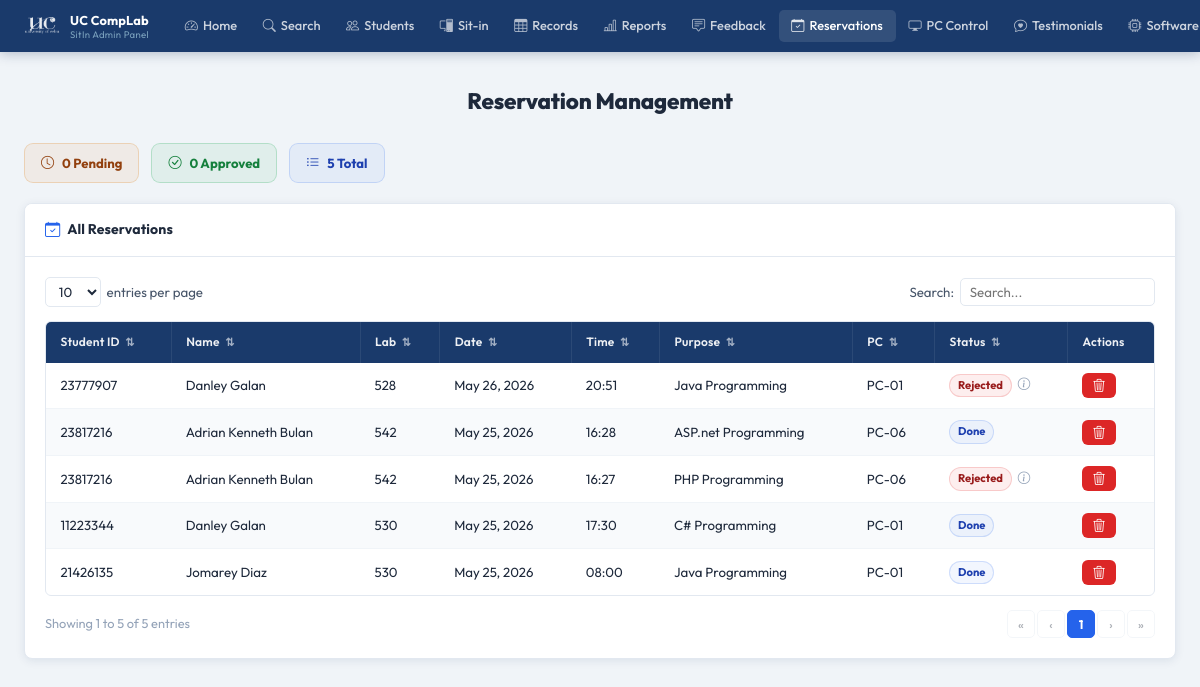
The app's page /pages/admin/reservation.php (signed in) with its own data.
### tables this page shows
CREATE TABLE reservations (
            id         INTEGER PRIMARY KEY AUTOINCREMENT,
            user_id    INTEGER NOT NULL,
            lab_room   TEXT    NOT NULL,
            date       TEXT    NOT NULL,
            time_slot  TEXT    NOT NULL,
            purpose    TEXT,
            status     TEXT    DEFAULT 'pending',
            created_at DATETIME DEFAULT CURRENT_TIMESTAMP, pc_number INTEGER, reject_note TEXT, disabled_by_student INTEGER DEFAULT 0,
            FOREIGN KEY (user_id) REFERENCES users(id) ON DELETE CASCADE
        );

CREATE TABLE users (
            id                 INTEGER PRIMARY KEY AUTOINCREMENT,
            first_name         TEXT    NOT NULL,
            last_name          TEXT    NOT NULL,
            middle_name        TEXT,
            student_id         TEXT    UNIQUE NOT NULL,
            course             TEXT    NOT NULL,
            course_level       INTEGER NOT NULL,
            email              TEXT    UNIQUE NOT NULL,
            address            TEXT    NOT NULL,
            password           TEXT    NOT NULL,
            remaining_sessions INTEGER DEFAULT 30,
            created_at         DATETIME DEFAULT CURRENT_TIMESTAMP
        , profile_picture TEXT, points INTEGER DEFAULT 0);

### pages/admin/reservation.php (the view, shortened to what this page needs)
<?php
$base = '../../';
$db = getDB();
$reservations = $db->query("
    SELECT r.*, u.student_id,
           u.first_name||' '||u.last_name AS full_name,
           u.remaining_sessions
    FROM reservations r
    JOIN users u ON u.id = r.user_id
    WHERE r.disabled_by_student = 0
    ORDER BY r.created_at DESC
")->fetchAll();
$today = date('Y-m-d');
foreach ($reservations as &$r) {
    if (in_array($r['status'], ['pending','approved']) && $r['date'] < $today) {
        $r['display_status'] = 'expired';
    } else {
        $r['display_status'] = $r['status'];
    }
}
$pendingCount  = count(array_filter($reservations, fn($r) => $r['status'] === 'pending'));
$approvedCount = count(array_filter($reservations, fn($r) => $r['status'] === 'approved'));
?>
<!DOCTYPE html>
<html lang="en">
<head>
  <link rel="stylesheet" href="<?= $base ?>assets/css/admin.css?v=<?= filemtime(__DIR__ . '/../../assets/css/admin.css') ?>"/>
  <link rel="stylesheet" href="https://cdn.jsdelivr.net/npm/bootstrap-icons@1.11.3/font/bootstrap-icons.css"/>
</head>
<body>
<?php require_once __DIR__ . '/../../includes/admin-navbar.php'; ?>
<div class="admin-page">
  <div class="admin-inner">
    <h1 class="a-page-title">Reservation Management</h1>
    <div class="res-stat-strip">
      <div class="res-stat-chip rsc-pending">
        <i class="bi bi-clock"></i> <?= $pendingCount ?> Pending
      </div>
      <div class="res-stat-chip rsc-approved">
        <i class="bi bi-check-circle"></i> <?= $approvedCount ?> Approved
      </div>
      <div class="res-stat-chip rsc-total">
        <i class="bi bi-list-ul"></i> <?= count($reservations) ?> Total
      </div>
    </div>
    <div class="a-card">
      <div class="a-card-header">
        <i class="bi bi-calendar-check"></i> All Reservations
      </div>
      <div class="a-card-body">
        <div class="a-table-controls">
          <div class="a-entries-wrap">
            <select id="resSelect" class="a-entries-select">
              <option>10</option><option>25</option><option>50</option>
            </select>
            <span>entries per page</span>
          </div>
          <div class="a-search-wrap">
            <label>Search:</label>
            <input type="text" id="resSearch" class="a-search-box" placeholder="Search..."/>
          </div>
        </div>
        <div class="a-table-wrap">
          <table class="a-table" id="resTable">
            <thead>
              <tr>
                <th class="a-sortable" data-col="0">Student ID <span class="a-sort-icon">⇅</span></th>
                <th class="a-sortable" data-col="1">Name <span class="a-sort-icon">⇅</span></th>
                <th class="a-sortable" data-col="2">Lab <span class="a-sort-icon">⇅</span></th>
                <th class="a-sortable" data-col="3">Date <span class="a-sort-icon">⇅</span></th>
                <th class="a-sortable" data-col="4">Time <span class="a-sort-icon">⇅</span></th>
                <th class="a-sortable" data-col="5">Purpose <span class="a-sort-icon">⇅</span></th>
                <th class="a-sortable" data-col="6">PC <span class="a-sort-icon">⇅</span></th>
                <th class="a-sortable" data-col="7">Status <span class="a-sort-icon">⇅</span></th>
                <th>Actions</th>
              </tr>
            </thead>
            <tbody id="resBody">
              <?php if (empty($reservations)): ?>
                <tr class="a-table-empty"><td colspan="9">No reservations yet.</td></tr>
              <?php else: ?>
                <?php foreach ($reservations as $r): ?>
                  <tr class="a-data-row">
                    <td><?= htmlspecialchars($r['student_id']) ?></td>
                    <td><?= htmlspecialchars($r['full_name']) ?></td>
                    <td><?= htmlspecialchars($r['lab_room']) ?></td>
                    <td><?= date('M j, Y', strtotime($r['date'])) ?></td>
                    <td><?= htmlspecialchars($r['time_slot']) ?></td>
                    <td><?= htmlspecialchars($r['purpose'] ?? '—') ?></td>
                    <td><?= $r['pc_number'] ? 'PC-'.str_pad($r['pc_number'],2,'0',STR_PAD_LEFT) : '—' ?></td>
                    <td>
                      <span class="a-badge badge-<?= $r['display_status'] ?>">
                        <?= ucfirst($r['display_status']) ?>
                      </span>
                      <?php if ($r['reject_note'] && $r['status'] === 'rejected'): ?>
                        <span title="Reason: <?= htmlspecialchars($r['reject_note']) ?>" style="cursor:help;margin-left:3px;color:#94a3b8;font-size:0.78rem;">
                          <i class="bi bi-info-circle"></i>
                        </span>
                      <?php endif; ?>
                    </td>
                    <td>
                      <div class="res-actions">
                        <form method="POST" style="display:inline;"
                              onsubmit="return confirm('Delete this reservation?')">
                          <button type="submit" class="a-btn a-btn-red a-btn-sm" title="Delete">
                            <i class="bi bi-trash3"></i>
                          </button>
                        </form>
                      </div>
                    </td>
                  </tr>
                <?php endforeach; ?>
              <?php endif; ?>
            </tbody>
          </table>
        </div>
        <div class="a-table-footer">
          <div class="a-table-info" id="resInfo"></div>
          <div class="a-pagination"  id="resPag"></div>
        </div>
      </div>
    </div>
  </div>
</div>
</body>
</html>

### assets/css/admin.css (style rules this page uses)
:root { --a-navy: #1a3a6b; --a-blue: #1e4da1; --a-mid: #2563EB; --a-light: #dbeafe; --a-white: #ffffff; --a-gray50: #f8fafc; --a-gray100: #f0f4f8; --a-gray200: #e2e8f0; --a-gray400: #94a3b8; --a-gray600: #475569; --a-navy900: #0d1b2e; --a-green: #16a34a; --a-red: #dc2626; --a-yellow: #d97706; --font: 'Outfit', sans-serif; --radius: 8px; --shadow-xs: 0 1px 3px rgba(15,40,84,0.07); --shadow: 0 2px 10px rgba(15,40,84,0.09); }
*, *::before, *::after { box-sizing: border-box; margin: 0; padding: 0; }
body { font-family: var(--font); background: #f0f4f8; color: #1e293b; line-height: 1.55; -webkit-font-smoothing: antialiased; }
.admin-page { padding-top: 52px; min-height: 100vh; }
.admin-inner { max-width: 1280px; margin: 0 auto; padding: 2rem 1.5rem; }
.a-page-title { font-size: 1.4rem; font-weight: 800; color: #1e293b; text-align: center; margin-bottom: 1.5rem; letter-spacing: -0.2px; }
.a-card { background: var(--a-white); border-radius: var(--radius); box-shadow: var(--shadow); border: 1px solid var(--a-gray200); overflow: hidden; }
.a-card-header { background: var(--a-white); color: #1e293b; padding: 0.9rem 1.25rem; font-size: 0.875rem; font-weight: 700; display: flex; align-items: center; gap: 7px; border-bottom: 1px solid var(--a-gray200); letter-spacing: 0.1px; }
.a-card-header i { color: var(--a-mid); font-size: 0.95rem; flex-shrink: 0; }
.a-card-body { padding: 1.25rem; }
.a-btn { display: inline-flex; align-items: center; gap: 5px; padding: 0.42rem 1rem; border: none; border-radius: 6px; font-family: var(--font); font-size: 0.80rem; font-weight: 600; cursor: pointer; transition: all 0.16s; white-space: nowrap; letter-spacing: 0.1px; }
.a-btn i { font-size: 0.82rem; }
.a-btn-red { background: #dc2626; color: #fff; }
.a-btn-sm { padding: 0.28rem 0.65rem; font-size: 0.73rem; }
.a-table-controls { display: flex; align-items: center; justify-content: space-between; margin-bottom: 0.875rem; flex-wrap: wrap; gap: 0.5rem; }
.a-entries-wrap { display: flex; align-items: center; gap: 6px; font-size: 0.83rem; color: var(--a-gray600); }
.a-entries-select, .a-search-box { padding: 0.3rem 0.55rem; border: 1.5px solid var(--a-gray200); border-radius: 5px; font-family: var(--font); font-size: 0.83rem; outline: none; transition: border-color 0.18s; color: #1e293b; background: var(--a-white); }
.a-search-box { width: 195px; }
.a-search-wrap { display: flex; align-items: center; gap: 6px; font-size: 0.83rem; color: var(--a-gray600); }
.a-table-wrap { overflow-x: auto; border-radius: 6px; border: 1px solid var(--a-gray200); -webkit-overflow-scrolling: touch; }
.a-table { width: 100%; border-collapse: collapse; font-size: 0.83rem; }
.a-table thead tr { background: var(--a-navy); }
.a-table thead th { padding: 0.7rem 0.9rem; color: rgba(255,255,255,0.92); font-weight: 600; font-size: 0.75rem; text-align: left; white-space: nowrap; border-right: 1px solid rgba(255,255,255,0.08); cursor: pointer; user-select: none; transition: background 0.14s; letter-spacing: 0.2px; }
.a-table thead th:last-child { border-right: none; }
.a-sort-icon { font-size: 0.68rem; opacity: 0.65; margin-left: 3px; }
.a-table tbody tr { border-bottom: 1px solid var(--a-gray100); transition: background 0.12s; }
.a-table tbody tr:last-child { border-bottom: none; }
.a-table tbody tr:nth-child(even) { background: var(--a-gray50); }
.a-table tbody td { padding: 0.65rem 0.9rem; color: #1e293b; vertical-align: middle; }
.a-table-footer { display: flex; align-items: center; justify-content: space-between; margin-top: 0.875rem; flex-wrap: wrap; gap: 0.5rem; }
.a-table-info { font-size: 0.80rem; color: var(--a-gray400); }
.a-pagination { display: flex; gap: 2px; }
.a-badge { display: inline-flex; align-items: center; gap: 4px; padding: 2px 8px; border-radius: 100px; font-size: 0.70rem; font-weight: 700; text-transform: capitalize; white-space: nowrap; }
.badge-done { background: var(--a-gray100); color: #475569; border: 1px solid var(--a-gray200); }
.badge-rejected { background: rgba(220,38,38,0.08); color: #991b1b; border: 1px solid rgba(220,38,38,0.18); }

### records on screen
reservations: user.student_id "23777907", full_name "Danley Galan", lab_room "528", date "May 26, 2026", time_slot "20:51", purpose "Java Programming", pc_number "01", status "Rejected"
reservations: user.student_id "23817216", full_name "Adrian Kenneth Bulan", lab_room "542", date "May 25, 2026", time_slot "16:28", purpose "ASP.net Programming", pc_number "06", status "Done"
reservations: user.student_id "23817216", full_name "Adrian Kenneth Bulan", lab_room "542", date "May 25, 2026", time_slot "16:27", purpose "PHP Programming", pc_number "06", status "Rejected"
reservations: user.student_id "11223344", full_name "Danley Galan", lab_room "530", date "May 25, 2026", time_slot "17:30", purpose "C# Programming", pc_number "01", status "Done"
reservations: user.student_id "21426135", full_name "Jomarey Diaz", lab_room "530", date "May 25, 2026", time_slot "08:00", purpose "Java Programming", pc_number "01", status "Done"

### other values on screen
$pendingCount "0"
$approvedCount "0"
count($reservations) "5"
